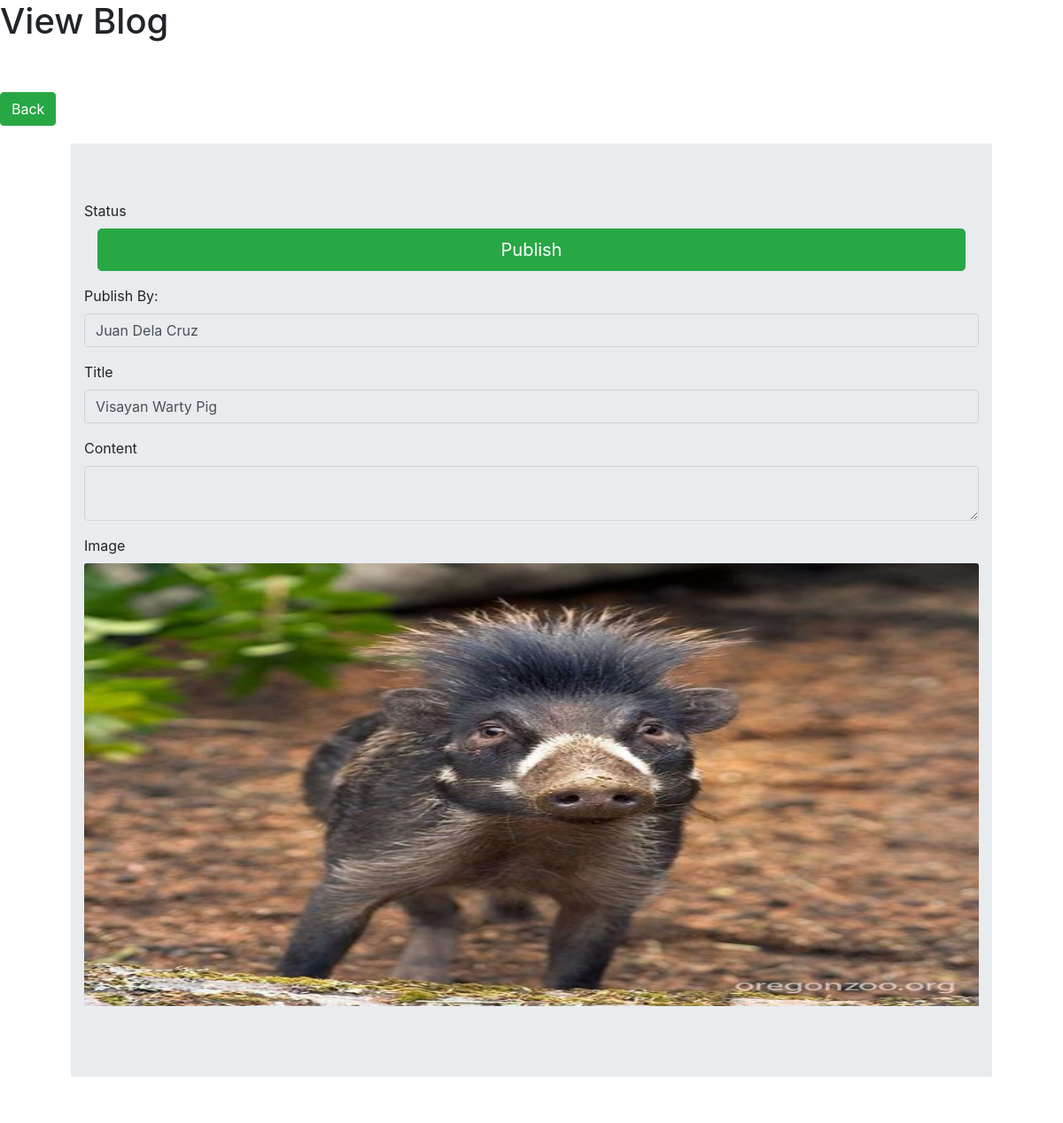
The page /view_single_blog/4 on the database as committed earlier.
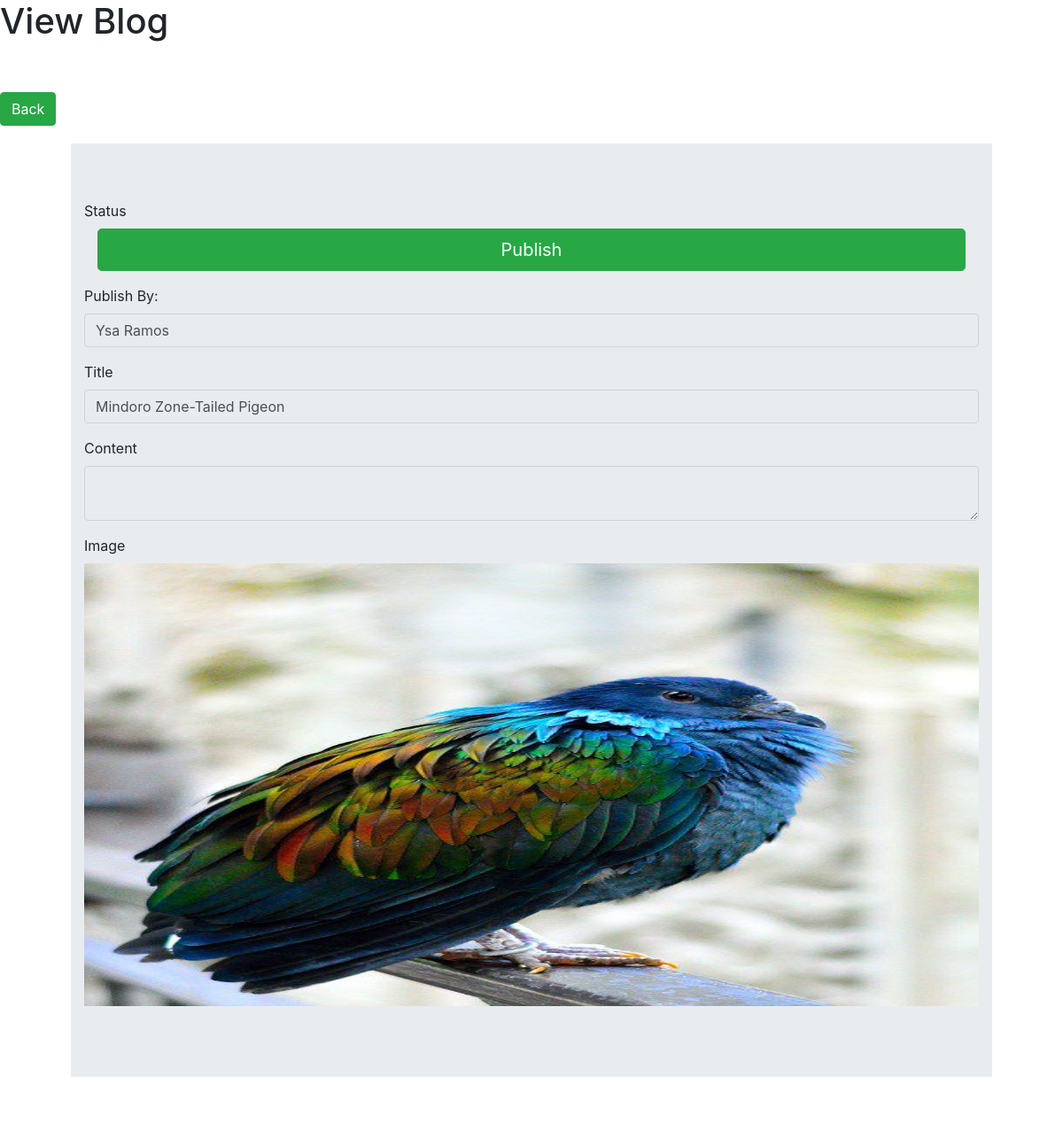
The same page on the database as committed later.
### animals/models.py (models this page shows, shortened)
class Post(models.Model):
    PUBLISH = 0
    NOT_PUBLISH = 1
    STATUS = (
        (PUBLISH, "Publish"),
        (NOT_PUBLISH, "Not Publish"),
    )
    title = models.CharField(verbose_name="Title", max_length=200)
    content = models.TextField(
        max_length=2000, help_text="Enter you blog text here.")
    image = models.ImageField(null=True, blank=True, upload_to='images/')
    status = models.IntegerField(
        verbose_name="Status", choices=STATUS, default=0)
    created_by = models.CharField(verbose_name="Created By", max_length=200)
    date_posted = models.DateTimeField(auto_now_add=True)

### animals/views.py (the view)
# urls.py: url(r'^view_single_blog/(?P<post_id>\d+)$', view_single_blog,
def view_single_blog(request, post_id):
    template = "view-post.html"
    data = Post.objects.get(id=int(post_id))
    context = {
        'data': data
    }
    return render(request, template, context)

### animals/templates/view-post.html (shortened to what this page needs)
<html>
	<head>
		<link rel="stylesheet" href="https://stackpath.bootstrapcdn.com/bootstrap/4.1.1/css/bootstrap.min.css">
	</head>
	<body>
		<h1>View Blog</h1> <br /><br />
            <a href="{% url 'animals:blog-colllection' %}">
                <input type="submit" class="btn btn-success" type="submit" value="Back">
            </a>
            <div class="">
            <div class="container">
                    <div class="col-lg-12 blog_section">
                        <div class="card border-0">
                            <div class="card-body">
                            <div class="jumbotron jumbotron-fluid">
                                <div class="container">
                                <div class="comment-bottom agileinfo_mail_grid_right">
                                    <form action="" method="post" enctype="multipart/form-data">
                                     <div class="form-group">
                                        <label>Status</label>
                                        {% if data.status == 0 %}
                                            <div class ="container">
                                                <div class="row">
                                                    <div class="col-12">
                                                    <button type="button" class="btn btn-success btn-lg btn-block">Publish</button>
                                                    </div>
                                                </div>
                                            </div>
                                        {% elif data.status == 1 %}
                                           <div class="row">
                                                <div class="col-12">
                                                <button type="button" class="btn btn-danger btn-lg btn-block">Not Publish</button>
                                                </div>
                                            </div>
                                        {% endif %}
                                        </div>
                                     <div class="form-group">
                                        <label>Publish By: </label>
                                        <input class="form-control" type="text" value="{{ data.created_by }}"  disabled>
                                    </div>
                                    <div class="form-group">
                                        <label>Title</label>
                                        <input class="form-control" type="text" value="{{ data.title  }} " disabled>
                                    </div>
                                    <div class="form-group">
                                        <label>Content</label>
                                        <textarea class="form-control" name="content" value=" {{ data.content }}" disabled>
                                        </textarea>
                                    </div>
                                    <div class="form-group">
                                        <label>Image</label>
						        	    <img width="500" height="500" class="card-img-top" src="{{ data.image.url }}" alt="">
                                    </div>
                                    </form>
                                </div>
                                </div>
                                </div>
                            </div>
                        </div>
                    </div>
            </div>
            </div>
	</body>
</html>

Rows that differ between the two databases and show on the page:
changed Post: created_by "Juan Dela Cruz" → "Ysa Ramos"; title "Visayan Warty Pig" → "Mindoro Zone-Tailed Pigeon"; image: a different picture
